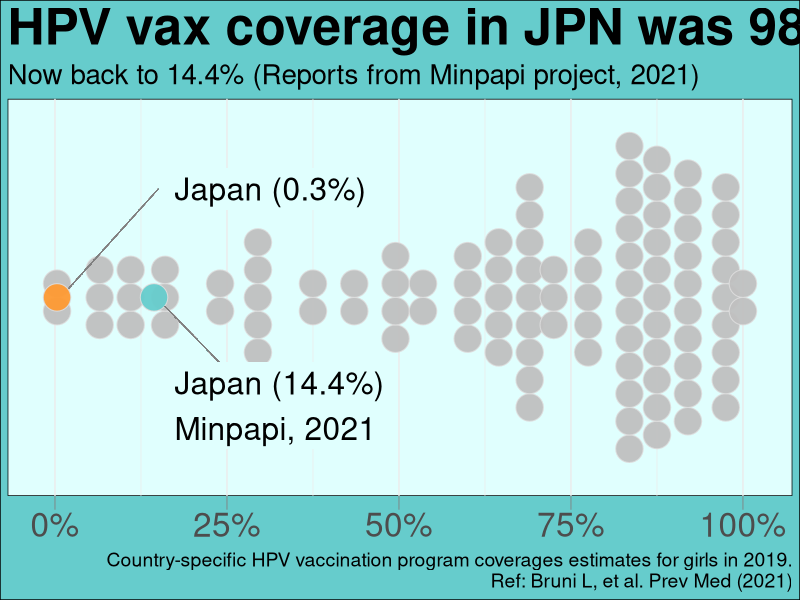

This figure's R source:
library(tidyverse); library(readxl)


# data preparation --------------------------------------------------------

hpv2 <- read_csv("hpv2.csv")

# data viz (highlight JPN: dotplot) --------------------------------------

hpv2 |>
  mutate(jpn = factor(case_when(iso3 == "JPN"  ~ "JPN1",
                                iso3 == "JPN2" ~ "JPN2",
                                .default = "others"),
                      levels = c("others", "JPN1", "JPN2")),
         hpv = hpv / 100) |>
  ggplot(aes(x = hpv)) +
  geom_dotplot(aes(fill = jpn), alpha = 0.95, color = "#dcdcdc",
               binwidth = 0.04, stackdir = "center") +
  geom_segment(aes(x = 0.15, y = 0.3, xend = 0.02, yend = 0.025),
               color = "#808080", size = 0.2, alpha = 0.8) +
  geom_label(aes(x = 0.16, y = 0.3, label = "Japan (0.3%)"),
             hjust = 0,　vjust = 0.5, color = "black", fill = "#E0FFFE",
             label.size = NA, size = 8) +
  geom_segment(aes(x = 0.3, y = -0.3, xend = 0.16, yend = -0.025),
               color = "#808080", size = 0.2, alpha = 0.8) +
  geom_label(aes(x = 0.16, y = -0.3, label = "Japan (14.4%)\nMinpapi, 2021"),
             hjust = 0,　vjust = 0.5, color = "black", fill = "#E0FFFE", 
             label.size = NA, size = 8) +
  labs(title = "HPV vax coverage in JPN was 98th of 99 countries",
       subtitle = "Now back to 14.4% (Reports from Minpapi project, 2021)",
       caption = "Country-specific HPV vaccination program coverages estimates for girls in 2019.\nRef: Bruni L, et al. Prev Med (2021)") +
  scale_y_continuous(NULL, breaks = NULL) +
  scale_x_continuous(labels = scales::percent) +
  scale_fill_manual(values = c("#c0c0c0", "#FE9A33", "#66CCCC")) +
  theme_minimal() +
  theme(plot.background 　　= element_rect(fill = "#66CCCC"),
        panel.background    = element_rect(fill = "#E0FFFE"),
        axis.title.x        = element_blank(),
        axis.text           = element_text(size = 24),
        axis.ticks.x        = element_line(size = 0.3, color = "#808080"), 
        axis.ticks.length.x = unit(.35, "cm"),
        plot.title          = element_text(color = "Black", size = 37, face = "bold"),
        plot.subtitle       = element_text(color = "Black", size = 20),
        plot.caption        = element_text(color = "Black", size = 14),
        legend.position     = "none")
